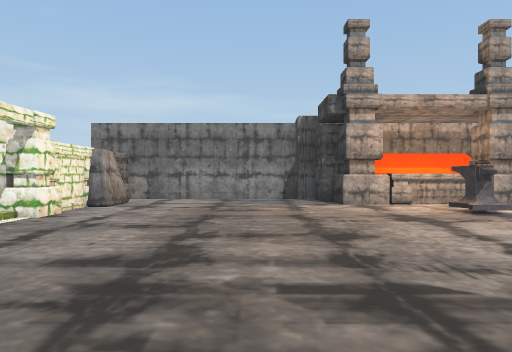
[1] (above)

15 first-person views from a walk through a Unity game level. The camera is 1.4 m above the floor, looks level and sees 70° across. The floor is counted in squares, 2 m on a side. Each view is taken from the middle of a square. On the plan, view 1 faces up. The plan holds only what a view shows up to about 11 squares ahead; the rest is blank. The place goes on beyond the plan. The player character is not drawn. Some animated figures are not drawn.

[2]
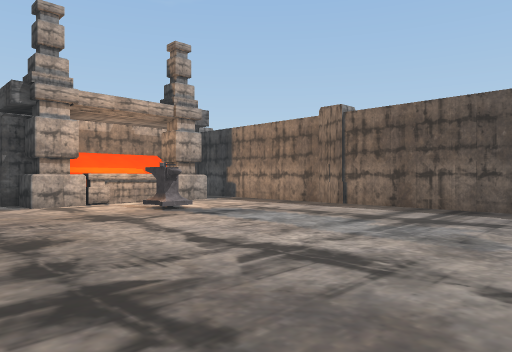

[3]
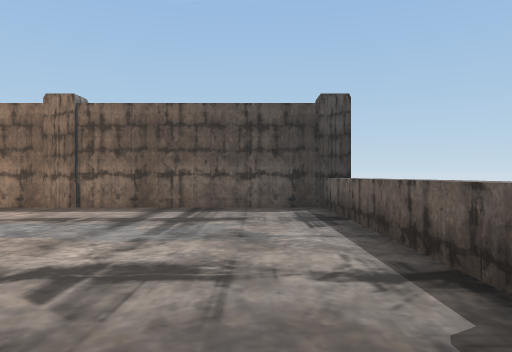

[4]
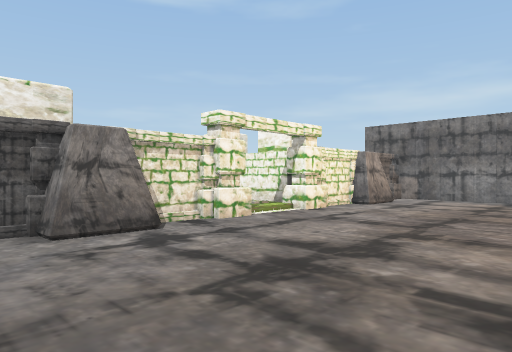

[5]
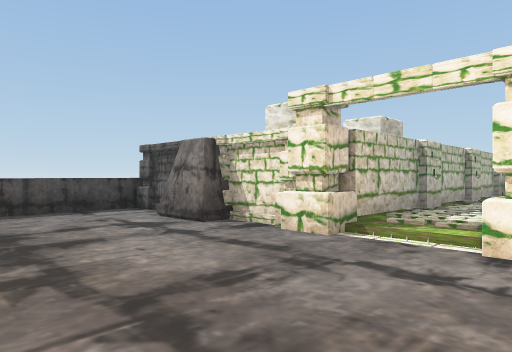

[6]
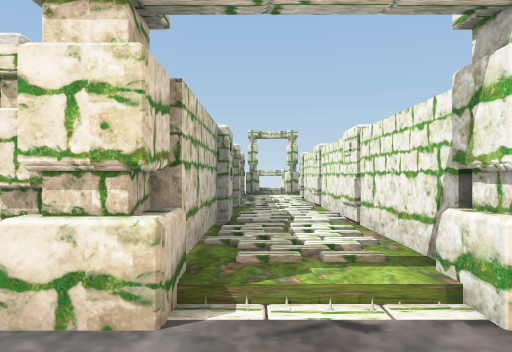

[7]
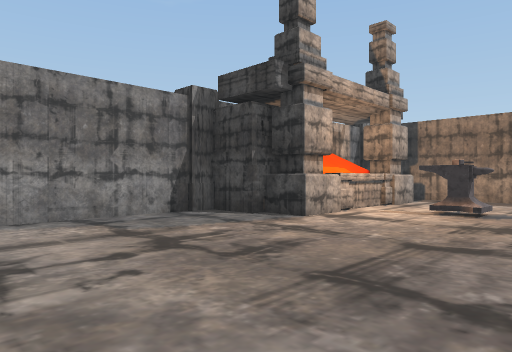

[8]
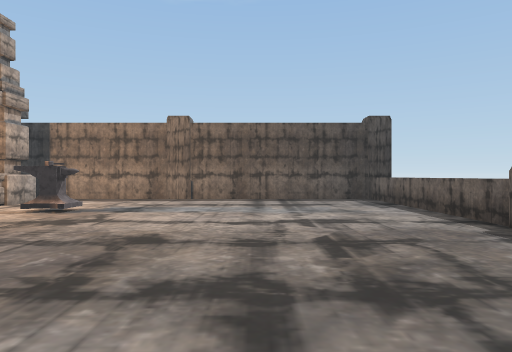

[9]
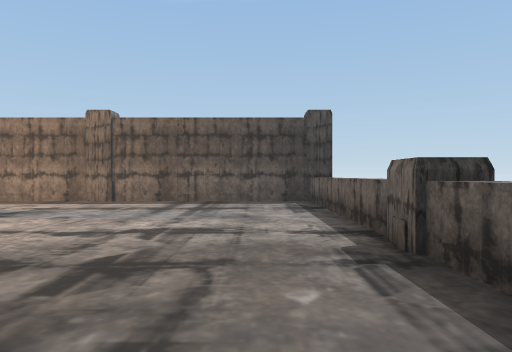

[10]
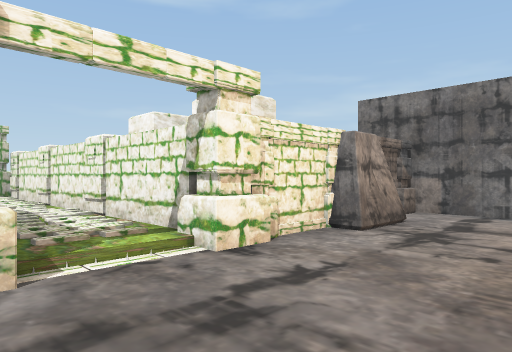

[11]
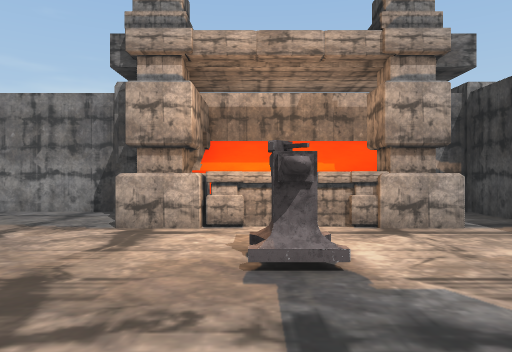

[12]
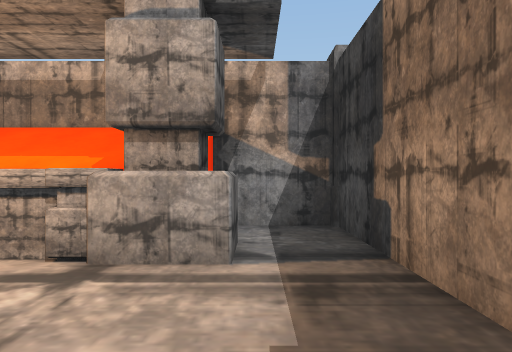

[13]
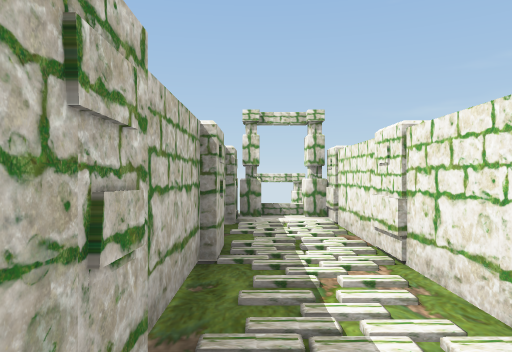

[14]
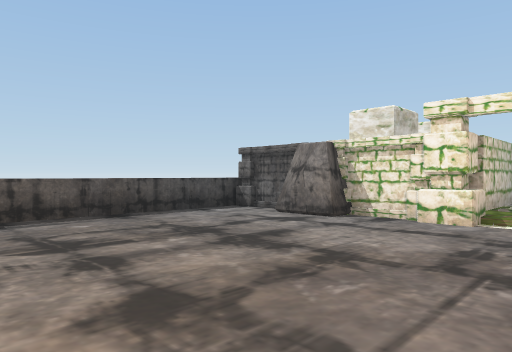

[15]
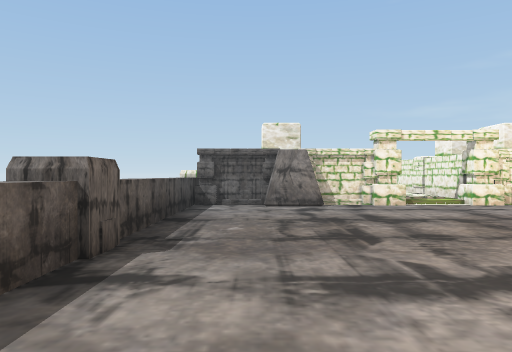

### Floor plan
Key: @ floor where view 1 was taken; # wall or solid block; x gap in a wall; . main floor; : floor 0.25 m higher than the main floor; / step, stairs or slope; ^ raised ledge; P pillar; B block; A anvil.
Columns run from 13 left of view 1 to 9 right of it. Each row starts with its distance up from view 1.
 12           #####    ##
 11          #.....#   #.#
 10     P PP  .....#####..#
  9   PPP PP B.....##^^#..#
  8          #............#
  7  #########.......A....#
  6 x::::::::/............#
  5 #::::::::/...........#
  4  #########............#
  3          #............#
  2   PPP PP B............#
  1     P PP #............#
  0          #...@........#
 -1         #^^^^^^#^^^^^^

Positions as (right, up) in squares from view 1, and headings:
1: (0, 0), facing up
2: (0, 0), facing up-right
3: (0, 1), facing right
4: (1, 0), facing up-left
5: (0, 7), facing down-left
6: (-2, 5), facing left
7: (-3, 5), facing up-right
8: (-3, 3), facing right
9: (-2, 1), facing right
10: (-1, 4), facing up-left
11: (4, 4), facing up
12: (7, 6), facing up
13: (-6, 5), facing left
14: (2, 6), facing down-left
15: (5, 1), facing left
